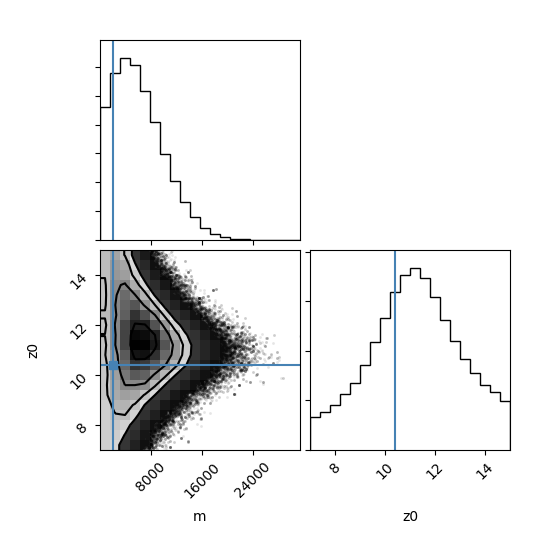

This chart was generated by the following Python code:
import sys
sys.path.append('../')
from helper import read_xps, find_ztran

import numpy as np
import emcee
from scipy.interpolate import interp2d

import matplotlib.pyplot as plt
import corner

zmin = 7
zmax = 15

def lnprior(theta):
    m, z0 = theta
    if m > 0.0 and zmin < z0 < zmax:
        return 0.0
    return -np.inf

def lnlike(theta, zlist, Plist, sigma):
    m, z0 = theta
    model = m*(zlist-z0)
    return -0.5 * np.sum(np.divide(np.square(np.subtract(Plist, model)), np.square(sigma)))

def lnprob(theta, zlist, Plist, sigma):
    lp = lnprior(theta)
    if not np.isfinite(lp):
        return -np.inf
    return lp + lnlike(theta, zlist, Plist, sigma)

directory = '/Users/abeane/scratch/ztran_OIII_sims/v1.2/256Mpch/256/fid/MyOutput'
zlist, klist, xps, pdelta, p21 = read_xps(directory+'/xps*', return_auto=True)
ztran_klist, ztran = find_ztran(zlist, klist, xps)
our_ztran = ztran[5]
print(our_ztran)

fn_xps = interp2d(zlist, klist, np.transpose(xps))

zlist = np.arange(zmin, zmax, 0.4)
truth = fn_xps(zlist, 0.1)
data = np.random.normal(loc=truth, scale=(4/5)*np.abs(truth))

sigma = 5 * np.abs(truth[-1])
sigma = np.full(len(truth), sigma)

ndim, nwalkers = 2, 100
mlist = np.abs(2000.0*np.random.rand(nwalkers))
this_zlist = np.random.normal(our_ztran, 1, nwalkers)
pos = np.transpose([mlist, this_zlist])

sampler = emcee.EnsembleSampler(nwalkers, ndim, lnprob, args=(zlist, data, sigma))
sampler.run_mcmc(pos, 10000)

samples = sampler.chain[:, 2000:, :].reshape((-1, ndim))

fig = corner.corner(samples, labels=['m', 'z0'], truths=[2000, our_ztran])
fig.savefig("test.png")

plt.close()

plt.plot(zlist, truth)
plt.scatter(zlist, data)

plt.xlabel('z')
plt.ylabel('xps (21 and delta)')

plt.savefig('signal_data.png')
